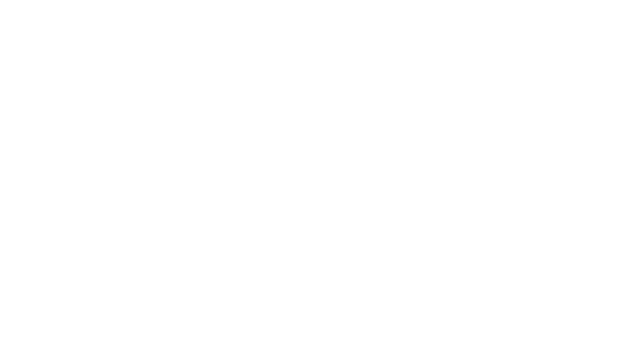
Frame 1 (no input)
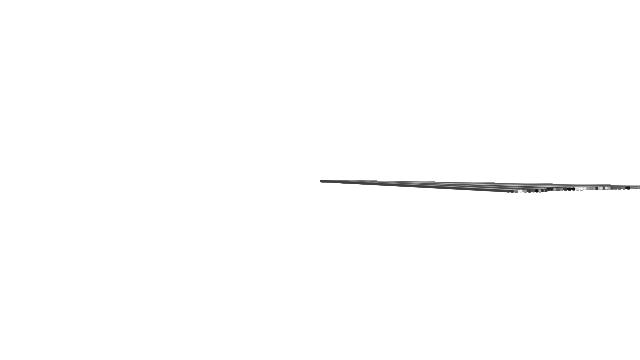
Frame 60 (no input)
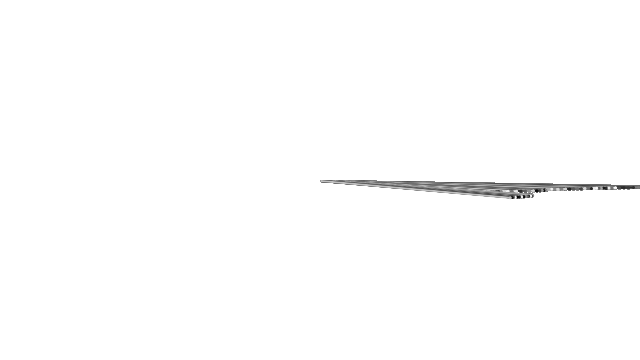
Frame 120 (the mouse pressed at the canvas centre since frame 60)

The p5.js sketch that drew these frames (run headless with seeded random() and noise() and a simulated clock; from frame 60 on, the mouse is pressed at the canvas centre):

// p5.js sketch
// ── sketch.js
// The Nature of Code
// Daniel Shiffman
// http://natureofcode.com

// PolarToCartesian
// Convert a polar coordinate (r,theta) to cartesian (x,y):
// x = r * cos(theta)
// y = r * sin(theta)

var r;
var xoff = 0;
var yoff = 0;
var worm;
var worm2;

function setup() {
  createCanvas(640, 360);
  // Initialize all values
  r = height * 1.45;
	worm = new Worm(0.02);
	// worm2 = new Worm(0.04);
	// we need to draw lines in between the dots
	// worm2 = new Worm(2.04);
}

function Trail(x, y) {
	this.x = x;
	this.y = y;
}
function Worm(theta){
	this.theta = theta;
	this.trails = []
	this.display = function(){
		// Draw the ellipse at the cartesian coordinate
		var x = r * cos(this.theta)*noise(xoff);
		var y = r * sin(this.theta)*noise(yoff);
		fill(127);
		stroke(255);
		strokeWeight(2);
		// line(trail.x, trail.y, 1, 1);
		this.trails.forEach(function(trail){
			stroke(random(255));
			ellipse(trail.x, trail.y, 1, 1);
			line(trail.x, trail.y, 1, 1);
		});
		// ellipse(x, y, 1, 1);
		this.trails.push(new Trail(x, y));
		this.theta += this.theta*0.0091;
	};
}

function draw() {
  //background(random(100));

  // Translate the origin point to the center of the screen
  translate(width/2, height/2);

	xoff = xoff + 0.01;
	yoff = yoff - 0.001;
	//r = height/2* noise(xoff)
  // Convert polar to cartesian

	worm.display();
	//worm2.display();

  // Increase the angle over time
}

// ── worm2.js
// The Nature of Code
// Daniel Shiffman
// http://natureofcode.com

// PolarToCartesian
// Convert a polar coordinate (r,theta) to cartesian (x,y):
// x = r * cos(theta)
// y = r * sin(theta)

var r;
var xoff = 0;
var yoff = 0;
var worm;
var worm2;


function Trail(x, y) {
	this.x = x;
	this.y = y;
}

function Worm2(theta){
	this.theta = theta;
	this.trails = []
	this.display = function(){
		// Draw the ellipse at the cartesian coordinate
		var x = r * cos(this.theta)*noise(xoff);
		var y = r * sin(this.theta)*noise(yoff);
		fill(127);
		stroke(255);
		strokeWeight(2);
		// line(trail.x, trail.y, 1, 1);
		this.trails.forEach(function(trail){
			stroke(random(50), random(50), random(250));
			ellipse(trail.x, trail.y, 1, 1);
			line(4/trail.x, trail.y, 1, 1);
		});
		// ellipse(x, y, 1, 1);
		this.trails.push(new Trail(x, y));
		this.theta += this.theta*0.000995*x;
	};
}
